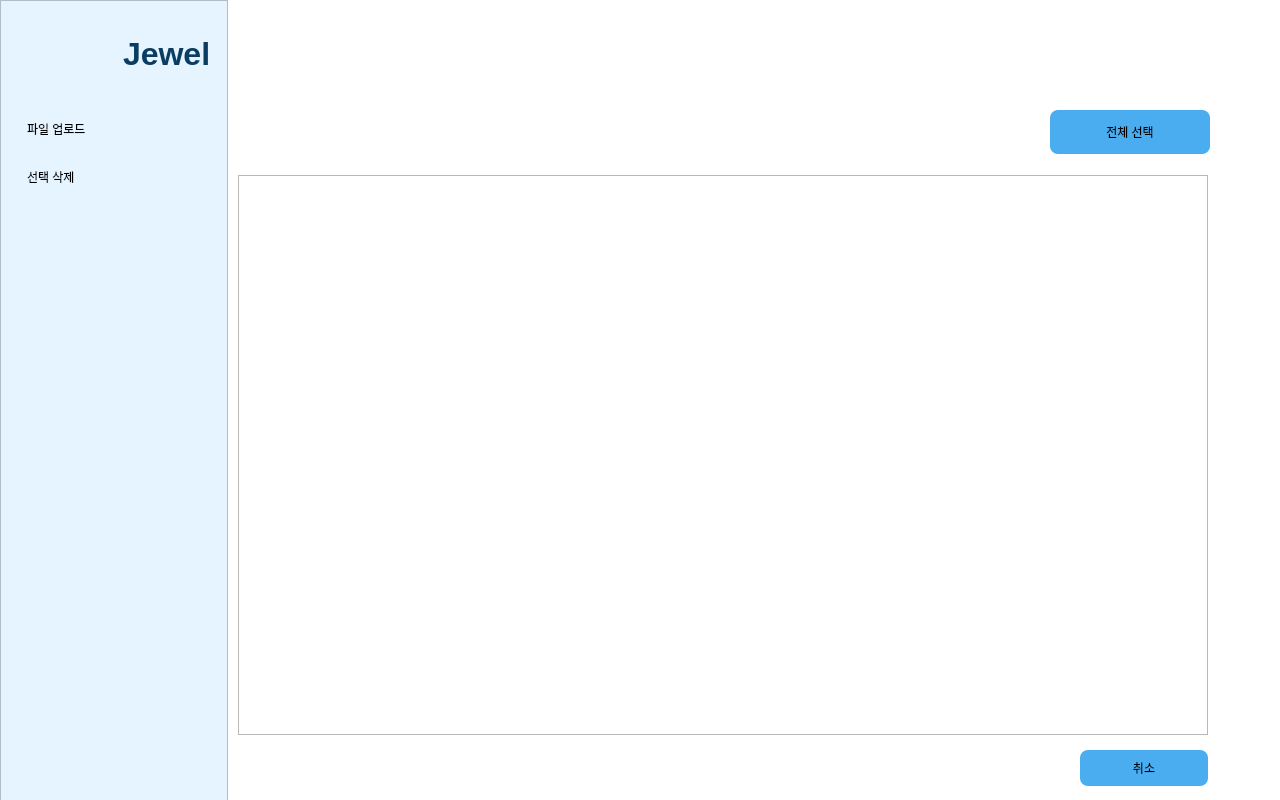
<?xml version="1.0" encoding="UTF-8"?>
<ui version="4.0">
 <class>UnblockMainWindow</class>
 <widget class="QMainWindow" name="UnblockMainWindow">
  <property name="geometry">
   <rect>
    <x>0</x>
    <y>0</y>
    <width>1280</width>
    <height>800</height>
   </rect>
  </property>
  <property name="minimumSize">
   <size>
    <width>1280</width>
    <height>800</height>
   </size>
  </property>
  <property name="maximumSize">
   <size>
    <width>1280</width>
    <height>800</height>
   </size>
  </property>
  <property name="windowTitle">
   <string>Jewel</string>
  </property>
  <property name="styleSheet">
   <string notr="true">QMainWindow { background: #ffffff; } QFrame#titleBar { background: #a8cadf; } QFrame#sideBar { background: #e5f4fe; border-right: 1px solid #1d1d1d; } QPushButton { border: none; background: transparent; font: 700 14px &quot;Malgun Gothic&quot;; text-align: left; padding-left: 27px; } QPushButton#unblockButton { color: #0078ff; } QPushButton#logoutButton, QPushButton#actionButton { background: #49adf0; color: #000000; border-radius: 8px; font: 700 14px &quot;Malgun Gothic&quot;; padding: 0px; text-align: center; } QListWidget { border: 1px solid #111111; background: #ffffff; }</string>
  </property>
  <widget class="QWidget" name="centralwidget">
   <widget class="QFrame" name="sideBar">
    <property name="geometry">
     <rect>
      <x>0</x>
      <y>0</y>
      <width>228</width>
      <height>811</height>
     </rect>
    </property>
    <property name="frameShape">
     <enum>QFrame::Shape::StyledPanel</enum>
    </property>
    <widget class="QLabel" name="logoLabel">
     <property name="geometry">
      <rect>
       <x>19</x>
       <y>18</y>
       <width>92</width>
       <height>72</height>
      </rect>
     </property>
     <property name="pixmap">
      <pixmap>:/jewel/assets/jewel_logo.svg</pixmap>
     </property>
     <property name="scaledContents">
      <bool>true</bool>
     </property>
    </widget>
    <widget class="QLabel" name="brandLabel">
     <property name="geometry">
      <rect>
       <x>123</x>
       <y>34</y>
       <width>111</width>
       <height>40</height>
      </rect>
     </property>
     <property name="font">
      <font>
       <family>Ubuntu</family>
       <pointsize>-1</pointsize>
       <italic>false</italic>
       <fontweight>ExtraBold</fontweight>
      </font>
     </property>
     <property name="styleSheet">
      <string notr="true">QLabel {
    color: #0b3d63;
    font-family: &quot;Ubuntu&quot;;
    font-size: 32px;
    font-weight: 800;
}</string>
     </property>
     <property name="text">
      <string>Jewel</string>
     </property>
    </widget>
    <widget class="QPushButton" name="upload_btn">
     <property name="geometry">
      <rect>
       <x>0</x>
       <y>105</y>
       <width>220</width>
       <height>48</height>
      </rect>
     </property>
     <property name="text">
      <string>파일 업로드</string>
     </property>
    </widget>
    <widget class="QPushButton" name="delete_btn">
     <property name="geometry">
      <rect>
       <x>0</x>
       <y>153</y>
       <width>220</width>
       <height>48</height>
      </rect>
     </property>
     <property name="text">
      <string>선택 삭제</string>
     </property>
    </widget>
    <widget class="QLabel" name="cloud_img">
     <property name="geometry">
      <rect>
       <x>20</x>
       <y>0</y>
       <width>111</width>
       <height>101</height>
      </rect>
     </property>
     <property name="text">
      <string/>
     </property>
     <property name="pixmap">
      <pixmap>../../../../.designer/image/jewel_cloud_icon.png</pixmap>
     </property>
    </widget>
   </widget>
   <widget class="QPushButton" name="select_all_btn">
    <property name="geometry">
     <rect>
      <x>1050</x>
      <y>110</y>
      <width>160</width>
      <height>44</height>
     </rect>
    </property>
    <property name="layoutDirection">
     <enum>Qt::LayoutDirection::LeftToRight</enum>
    </property>
    <property name="styleSheet">
     <string notr="true">background: #49adf0;
color: #000000;
border-radius: 8px;
text-align: center;
padding-left: 0px;</string>
    </property>
    <property name="text">
     <string>전체 선택</string>
    </property>
   </widget>
   <widget class="QPushButton" name="cancel_btn">
    <property name="geometry">
     <rect>
      <x>1080</x>
      <y>750</y>
      <width>128</width>
      <height>36</height>
     </rect>
    </property>
    <property name="styleSheet">
     <string notr="true">background: #49adf0;
color: #000000;
border-radius: 8px;
text-align: center;
padding-left: 0px;</string>
    </property>
    <property name="text">
     <string>취소</string>
    </property>
   </widget>
   <widget class="QTableWidget" name="file_table">
    <property name="geometry">
     <rect>
      <x>238</x>
      <y>175</y>
      <width>970</width>
      <height>560</height>
     </rect>
    </property>
   </widget>
  </widget>
 </widget>
 <resources/>
 <connections/>
</ui>
